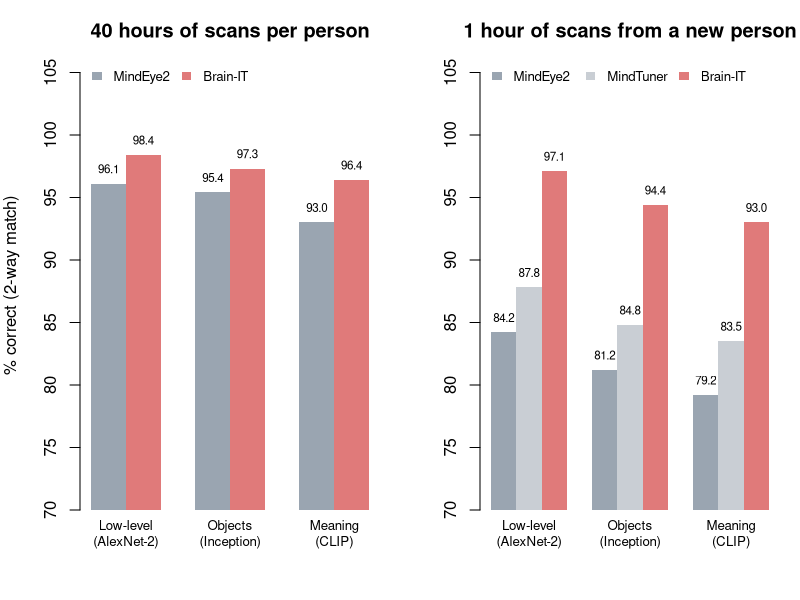

Write the R code that produced this figure.
## ---- chunk 1
m <- c("Low-level\n(AlexNet-2)", "Objects\n(Inception)", "Meaning\n(CLIP)")
full <- rbind(`MindEye2` = c(96.1, 95.4, 93.0), `Brain-IT` = c(98.4, 97.3, 96.4))
hour <- rbind(`MindEye2` = c(84.2, 81.2, 79.2), `MindTuner` = c(87.8, 84.8, 83.5), `Brain-IT` = c(97.1, 94.4, 93.0))
par(mfrow = c(1, 2), mar = c(4.5, 4, 3, 1), family = "sans")
b1 <- barplot(full, beside = TRUE, names.arg = m, ylim = c(70, 106), xpd = FALSE, col = c("#9aa5b1", "#e07a7a"), border = NA,
        ylab = "% correct (2-way match)", main = "40 hours of scans per person", cex.names = 0.8)
text(b1, full + 1.2, sprintf("%.1f", full), cex = 0.7)
legend("topleft", rownames(full), horiz = TRUE, fill = c("#9aa5b1", "#e07a7a"), border = NA, bty = "n", cex = 0.8)
b2 <- barplot(hour, beside = TRUE, names.arg = m, ylim = c(70, 106), xpd = FALSE, col = c("#9aa5b1", "#c9ced4", "#e07a7a"), border = NA,
        main = "1 hour of scans from a new person", cex.names = 0.8)
text(b2, hour + 1.2, sprintf("%.1f", hour), cex = 0.7)
legend("topleft", rownames(hour), horiz = TRUE, fill = c("#9aa5b1", "#c9ced4", "#e07a7a"), border = NA, bty = "n", cex = 0.8)
